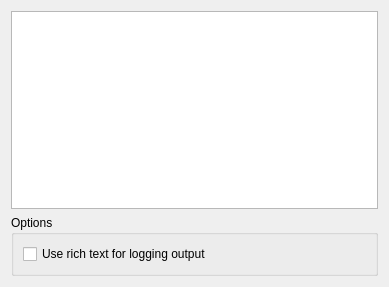
<ui version="4.0" >
 <class>LogPrefWidget</class>
 <widget class="QWidget" name="LogPrefWidget" >
  <property name="geometry" >
   <rect>
    <x>0</x>
    <y>0</y>
    <width>389</width>
    <height>287</height>
   </rect>
  </property>
  <layout class="QVBoxLayout" name="verticalLayout" >
   <item>
    <widget class="QTreeView" name="m_logging_flags" >
     <property name="toolTip" >
      <string>&lt;!DOCTYPE HTML PUBLIC "-//W3C//DTD HTML 4.0//EN" "http://www.w3.org/TR/REC-html40/strict.dtd">
&lt;html>&lt;head>&lt;meta name="qrichtext" content="1" />&lt;style type="text/css">
p, li { white-space: pre-wrap; }
&lt;/style>&lt;/head>&lt;body style=" font-family:'Bitstream Vera Sans'; font-size:8pt; font-weight:400; font-style:normal;">
&lt;p style=" margin-top:0px; margin-bottom:0px; margin-left:0px; margin-right:0px; -qt-block-indent:0; text-indent:0px;">Double click on the log level to alter it. The possible levels are :&lt;/p>
&lt;p style="-qt-paragraph-type:empty; margin-top:0px; margin-bottom:0px; margin-left:0px; margin-right:0px; -qt-block-indent:0; text-indent:0px;">&lt;/p>
&lt;p style=" margin-top:0px; margin-bottom:0px; margin-left:0px; margin-right:0px; -qt-block-indent:0; text-indent:0px;">&lt;span style=" font-weight:600;">All: &lt;/span>All messages are shown&lt;/p>
&lt;p style=" margin-top:0px; margin-bottom:0px; margin-left:0px; margin-right:0px; -qt-block-indent:0; text-indent:0px;">&lt;span style=" font-weight:600;">Important: &lt;/span>Only important messages are shown&lt;/p>
&lt;p style=" margin-top:0px; margin-bottom:0px; margin-left:0px; margin-right:0px; -qt-block-indent:0; text-indent:0px;">&lt;span style=" font-weight:600;">Notice: &lt;/span>Only notice and important messages are shown&lt;/p>
&lt;p style=" margin-top:0px; margin-bottom:0px; margin-left:0px; margin-right:0px; -qt-block-indent:0; text-indent:0px;">&lt;span style=" font-weight:600;">Debug: &lt;/span>Debug, notice and important messages are shown&lt;/p>
&lt;p style=" margin-top:0px; margin-bottom:0px; margin-left:0px; margin-right:0px; -qt-block-indent:0; text-indent:0px;">&lt;span style=" font-weight:600;">None:&lt;/span> No messages are shown&lt;/p>&lt;/body>&lt;/html></string>
     </property>
     <property name="alternatingRowColors" >
      <bool>true</bool>
     </property>
     <property name="rootIsDecorated" >
      <bool>false</bool>
     </property>
    </widget>
   </item>
   <item>
    <widget class="QGroupBox" name="groupBox_3" >
     <property name="title" >
      <string>Options</string>
     </property>
     <layout class="QHBoxLayout" >
      <item>
       <widget class="QCheckBox" name="kcfg_useRichText" >
        <property name="toolTip" >
         <string>Whether or not to use rich text or just plain text, for the logging output shown in the logviewer.</string>
        </property>
        <property name="text" >
         <string>Use rich text for logging output</string>
        </property>
       </widget>
      </item>
     </layout>
    </widget>
   </item>
  </layout>
 </widget>
 <resources/>
 <connections/>
</ui>
